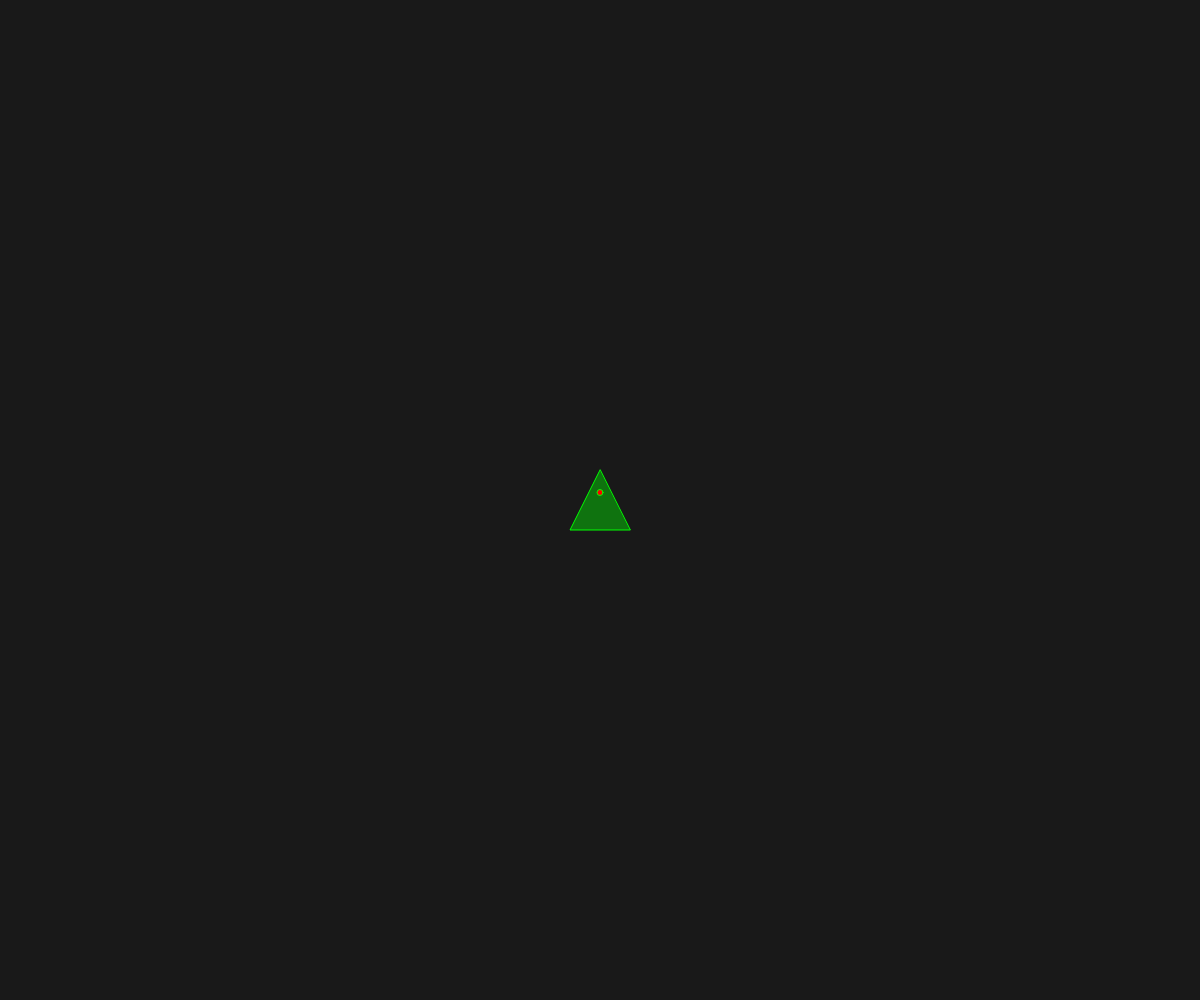
Frame 1 (no input)
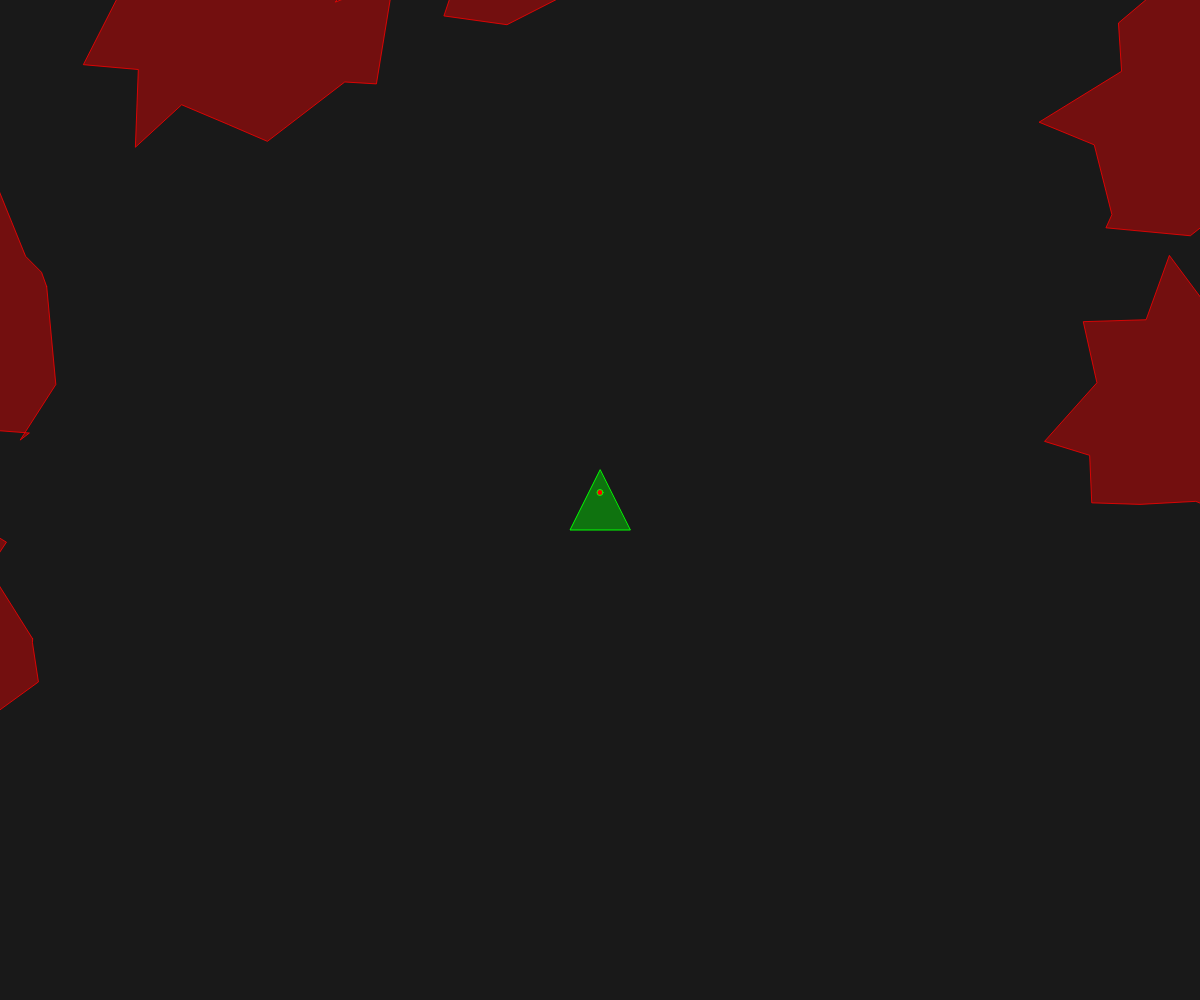
Frame 60 (no input)
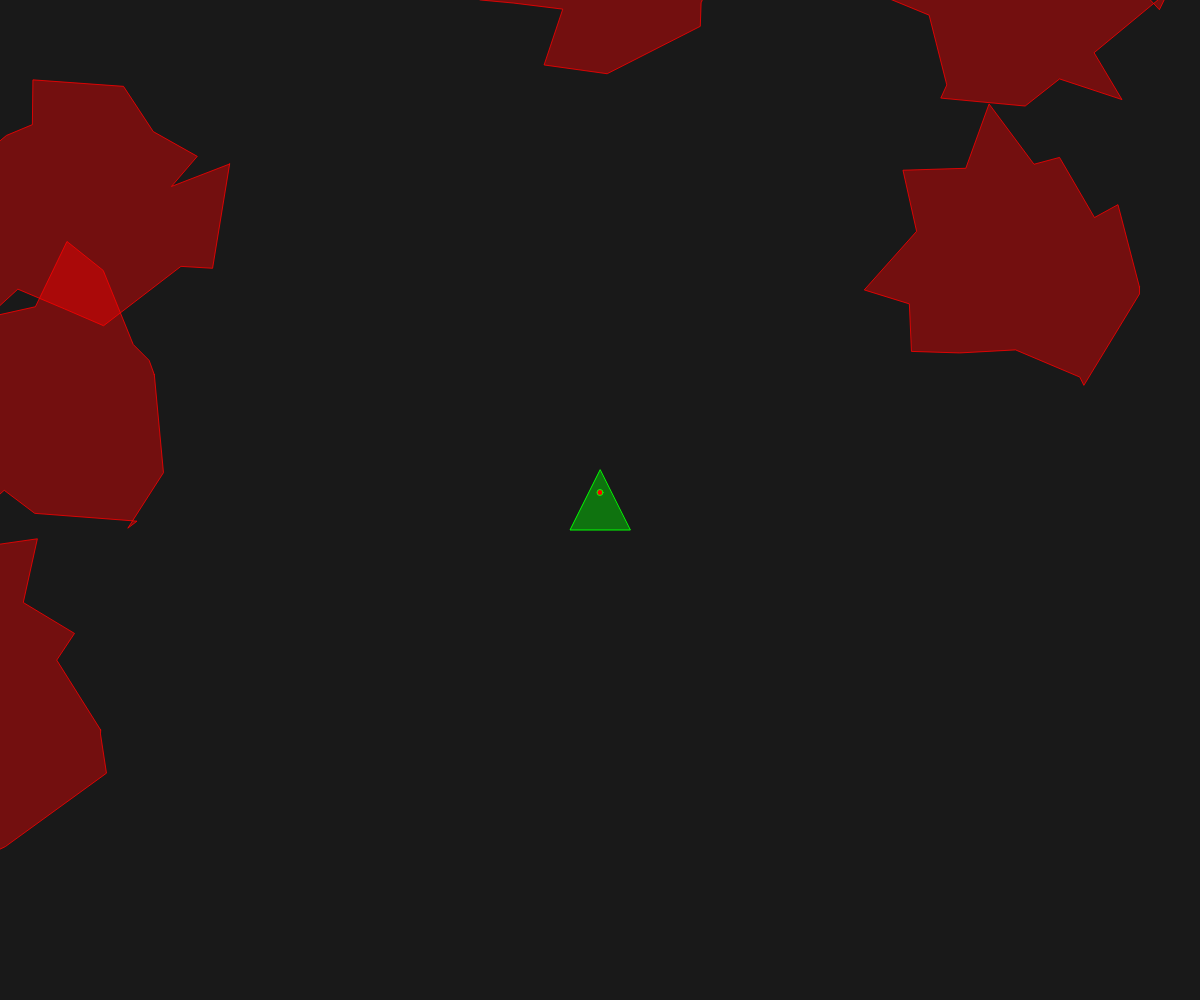
Frame 120 (the mouse pressed at the canvas centre since frame 60)

The p5.js sketch that drew these frames (run headless with seeded random() and noise() and a simulated clock; from frame 60 on, the mouse is pressed at the canvas centre):

// p5.js sketch
// ── sketch.js
let ship;
let asteroids = [];
let startNumAsteroids;
function setup(){    
    createCanvas(windowWidth,windowHeight);
    startNumAsteroids = floor(random(3,8))
    ship = new Ship()
    for(let i = 0; i < startNumAsteroids; i++){
        asteroids.push(new Asteroid())
    }
    frameRate(200)
    angleMode(DEGREES)
}

function draw(){
    background(25);

    for(let i = asteroids.length -1; i >= 0; i--){
        asteroids[i].update()
        asteroids[i].show()
        asteroids[i].offScreen()
        if(!asteroids[i].active){
            asteroids.splice(i,1)
        }

    }

    ship.update()
    ship.turn()
    ship.offScreen()
    ship.show()
    for(let i = ship.bullets.length -1; i >= 0; i--){
        ship.bullets[i].update()
        ship.bullets[i].show()
        ship.bullets[i].offScreen()
    }

}

function keyPressed(){
    if(keyCode == 32){
        ship.shoot()
    }
}

// ── asteroid.js
let randomPos

class Asteroid{
    constructor(pos,size){
        this.velAndPosPicker = random()
        this.r = size || random(100,200)
        this.maxVel = map(this.r,100,200,5,2)
        // Choose randomly which direction the asteroid comes from
        if(this.velAndPosPicker <= 0.25){ // Start on TOP
            randomPos = createVector(random(width),-this.r)
            this.vel = createVector(random(-this.maxVel,this.maxVel),random(this.maxVel))
        }else if(this.velAndPosPicker > 0.25 && this.velAndPosPicker <= 0.5){// Start on LEFT
            randomPos = createVector(-this.r,random(height))
            this.vel = createVector(random(this.maxVel),random(-this.maxVel,this.maxVel))
        }else if(this.velAndPosPicker > 0.5 && this.velAndPosPicker <= 0.75){// Start on BOTTOM
            randomPos = createVector(-this.r,random(height))
            this.vel = createVector(random(this.maxVel),random(-this.maxVel,this.maxVel))
        }else if(this.velAndPosPicker > 0.75 && this.velAndPosPicker <= 1){// Start on RIGHT
            randomPos = createVector(width + this.r,random(height))
            this.vel = createVector(random(-this.maxVel),random(-this.maxVel,this.maxVel))
        }
        this.pos = pos || randomPos

        this.magnitudes = []
        this.spikyness = this.r / 10 // number of vertices that the asteroid has
        for(let i = 0; i < this.spikyness ; i++){
            this.magnitudes.push(random(this.r * (0.55),this.r))// Random distancrs away from the center of the asteroid
        }
        this.angle = 360 / this.spikyness
        // Some random variation in the angle rotated by to create less polygonal looking asteroids
        this.randomAngles = []
        for(let i = 0; i < this.magnitudes.length; i ++){
            this.randomAngles.push(random(-this.spikyness,this.spikyness))
        }
        this.active = true
    }
    destroy(){
        if(this.r < 100){
            this.active = false
        }else{
            asteroids.push(new Asteroid(createVector(this.pos.x,this.pos.y),this.r/2))
            asteroids.push(new Asteroid(createVector(this.pos.x,this.pos.y),this.r/2))
            this.active = false
        }
    }
    update(){
        this.pos.add(this.vel)

        for(let i = ship.bullets.length -1; i >= 0; i--){
            let distance = dist(ship.bullets[i].pos.x,ship.bullets[i].pos.y,this.pos.x,this.pos.y)
            if(distance < this.r){
                this.destroy()
                ship.bullets.splice(i ,1)
            }
        }
    
    }
    show(){
        stroke(255,0,0,200)
        fill(255,0,0,100)
        beginShape()
        for(let i = 0; i < this.magnitudes.length; i++){
            let r = this.magnitudes[i]
            let x = r * cos((this.angle * i) + this.randomAngles[i])
            let y  = r * sin((this.angle * i) + this.randomAngles[i])
            vertex(this.pos.x + x,this.pos.y + y)
        }
        endShape(CLOSE)
    }
    offScreen(){
        if(this.pos.x > width + this.r){
            this.pos.x = -this.r
            this.vel.mult(random(0.95, 1.05))

        }
        
        if(this.pos.x < -this.r){
            this.pos.x = width + this.r
            this.vel.mult(random(0.95, 1.05))
        }
        
        if(this.pos.y > height + this.r){
            this.pos.y = -this.r
            this.vel.mult(random(0.95, 1.05))
        }
        
        if(this.pos.y < -this.r){
            this.pos.y = height+ this.r
            this.vel.mult(random(0.95, 1.05))
        }
    }

}
// ── bullet.js
class Bullet{
    constructor(pos,heading,size){
        this.pos = pos
        this.heading = heading
        this.size = size
        this.onScreen = true
    }
    update(){
        if(this.onScreen){
            this.boost(25)
        }
    }
    boost(force){
        let F = p5.Vector.fromAngle(radians(this.heading),force)
        this.pos.add(F)
    }
    show(){
        push()
        noStroke()
        fill(255,0,0)
        ellipse(this.pos.x,this.pos.y,this.size)
        pop()
    }
    offScreen(){
        if(this.pos.x > width + this.size || this.pos.x < -this.size || this.pos.y > height + this.size || this.pos.y < -this.size){
            this.onScreen = false

        }
    }
}
// ── ship.js
let velDampening = 0.955

class Ship{
    constructor(){
        this.size = 30
        this.pos = createVector(width/2,height/2)
        this.vel = createVector(0,0)
        this.heading = 0
        this.bullets = []
    }
    update(){
        this.vel.add(this.acc)
        this.pos.add(this.vel)
        this.vel.mult(velDampening)
        if(keyIsDown(87)){
            this.boost(0.7)   
        }
        if(keyIsDown(83)){
            this.boost(-0.7)   
        }
        for(let i = this.bullets.length-1; i >= 0; i--){
            let checker = this.bullets[i].onScreen
            if(!checker){
                this.bullets.splice(i,1)
            }
        }
    }
    boost(F){
        let k = p5.Vector.fromAngle(radians(this.heading) - HALF_PI,F);
        this.vel.add(k)
    }
    show(){
        push()
        translate(this.pos.x,this.pos.y)
        rotate(this.heading)
        fill(0,255,0,100)
        stroke(0,255,0)
        let b = createVector(-this.size,this.size)
        let c = createVector(this.size,this.size)
        triangle(0,-this.size,b.x,b.y,c.x,c.y)
        fill(255,0,0)
        stroke(0,255,0)
        strokeWeight(1)
        ellipse(0,- this.size/4,this.size/5)
        pop()
    }
    turn(){
        if(keyIsDown(65)){
            this.heading -= 7
        }
        
        if(keyIsDown(68)){
            this.heading += 7
        }
    }
    offScreen(){
        if(this.pos.x > width + this.size){
            this.pos.x = -this.size
        }
        if(this.pos.x < -this.size){
            this.pos.x = width+this.size
        }
        if(this.pos.y > height + this.size){
            this.pos.y = -this.size
        }
        if(this.pos.y < -this.size){
            this.pos.y = height+this.size
        }
    }
    shoot(){
        let newPos = createVector(this.pos.x,this.pos.y - this.size/4)
        this.bullets.push(new Bullet(newPos,this.heading-90,this.size/10))
    }


}
